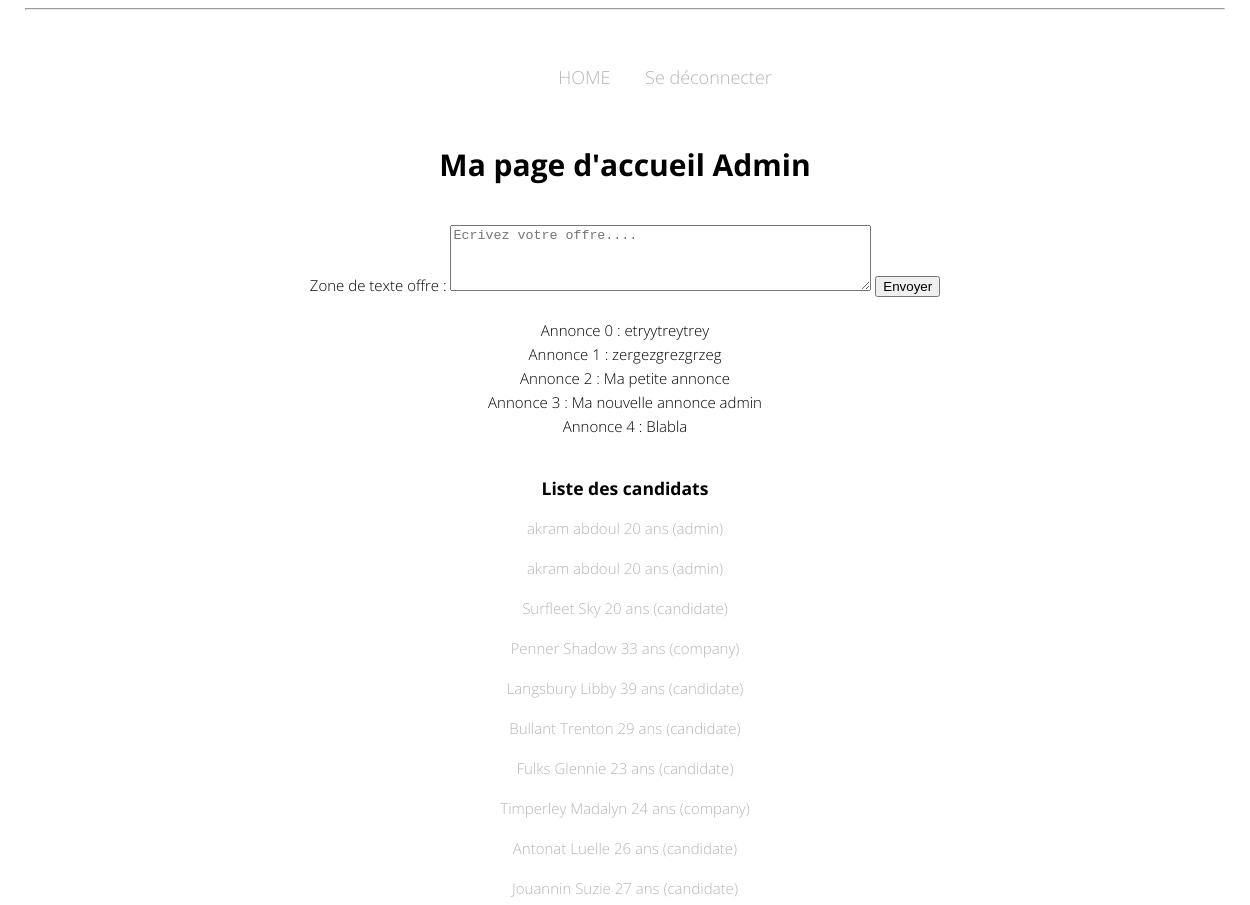
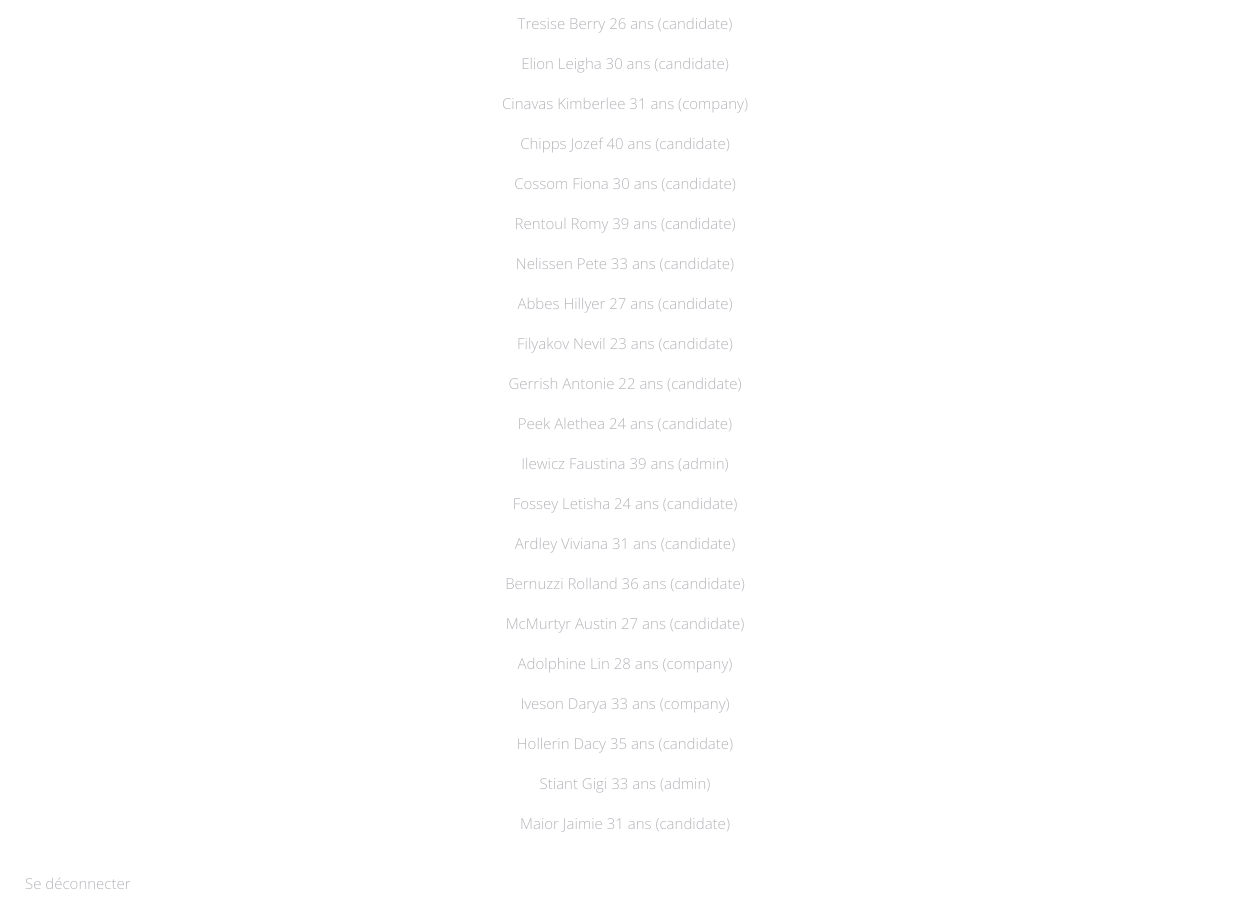
Page /admins.php (signed in) on the committed database (2 pictures, top to bottom).
### tables this page shows
CREATE TABLE `utilisateurs` (
  `id` int(11) NOT NULL,
  `prenom` varchar(255) NOT NULL,
  `nom` varchar(255) NOT NULL,
  `password` varchar(255) NOT NULL,
  `email` varchar(255) NOT NULL,
  `age` int(11) DEFAULT NULL,
  `status` varchar(255) NOT NULL
);

### Manager/UserManager.php (called while the page is built, shortened)
<?php
require_once('Model/User.php');
class UserManager
{
    private $db;
    public function setDb(PDO $db)
    {
        $this->db = $db;
    }
    public function getAllUser()
    {
        $users = [];
        $query = $this->db->query('SELECT * FROM utilisateurs');
        $donnees = $query->fetchAll(PDO::FETCH_ASSOC);
        foreach ($donnees as $d){
            $users[] = new User($d);
        }
        return $users;
    }
}
?>

### Model/User.php (called while the page is built, shortened)
<?php
class User
{
    public $id;
    public $nom;
    public $prenom;
    public $age;
    public $email;
    public $status;
    public function hydrate(array $donnees)
    {
        foreach ($donnees as $key => $value)
        {
            $method = 'set'.ucfirst($key);
        }
    }
    public function id(){
        return $this->id;
    }
    public function nom(){
        return $this->nom;
    }
    public function prenom(){
        return $this->prenom;
    }
    public function email(){
        return $this->email;
    }
    public function age(){
        return $this->age;
    }
    public function status(){
        return $this->status;
    }
    public function setId($id_envoyer){
        $id = (int) $id_envoyer;
        $this->id = $id;
    }
    public function setNom($nom_envoyer){
        if (is_string($nom_envoyer))
        {
            $this->nom = htmlspecialchars($nom_envoyer);
        }
    }
    public function setEmail($email_envoyer){
        if (is_string($email_envoyer))
        {
            $this->email = htmlspecialchars($email_envoyer);
        }
    }
    public function setStatus($status_envoyer){
        if (is_string($status_envoyer))
        {
            $this->status = htmlspecialchars($status_envoyer);
        }
    }
    public function setPrenom($prenom_envoyer){
        if (is_string($prenom_envoyer))
        {
            $this->prenom = htmlspecialchars($prenom_envoyer);
        }
    }
    public function setAge($age_envoyer){
        $age = (int) $age_envoyer;
        if ($age >= 0 && $age <= 100)
        {
            $this->age = $age;
        }
    }
}
?>

### admins.php (the view, shortened to what this page needs)
<?php
    include_once('config/pdo.php');
    require_once('Manager/UserManager.php');
    $user_controller = new UserManager($pdo);
    $liste_users = $user_controller->getAllUser();
    $offres = $pdo->prepare('SELECT announce FROM announcement');
    $offres->execute();
    $arrayoffres = $offres->fetchAll(PDO::FETCH_COLUMN);
?>
<!DOCTYPE html>
<html>
<head>
    <link href="style.css" rel="stylesheet" type="text/css" />
</head>
<body>
    <div id="header">
                <hr>
                <div>
                    <ul id="menu">
                        <li class="inc_fast"><a href="index.php">HOME</a></li>
                        <li class="inc_fast"><a href="deconnexion.php">Se déconnecter</a></li>
                    </ul>
                </div>
    </div>
<h1 class ='centertext'>Ma page d'accueil Admin</h1>
<br>
<form  class = 'centertext' action="announce.php" method="post">
    <label for="announce">Zone de texte offre :</label>
    <textarea id="announce" placeholder = "Ecrivez votre offre...." name="announce" rows="4" cols="50"></textarea>
    <button type='submit'>Envoyer</button>
</form>
<br>
<div class = 'centertext'>
<table class = 'center'>
<?php
foreach ($arrayoffres as $key => $value) {
    echo"
        <tr>
            <td> Annonce $key : $value</td>
        </tr>
    ";
}
?>
</table>
</div>
<br>
<h3 class = 'centertext'> Liste des candidats</h3>
<?php
if(!empty($liste_users)){
    foreach ($liste_users as $user){
        echo "<div class= 'centertext' ><a href='profile.php?id=".$user->id().'&status='.$user->status().'&nom='.$user->nom().'&prenom='.$user->prenom().'&email='.$user->email().'&age='.$user->age()."'>".$user->nom().' '.$user->prenom(). '  '.$user->age().' ans ('.$user->status.")</a></div>";
        ?><br>
        <?php
    }
} else {
    echo "<h1>Pas de user</h1>";
}
?>
<br>
<a href='deconnexion.php'>Se déconnecter</a>
</body>
</html>

### style.css (style rules this page uses)
form { text-align: center; margin: 0 auto; }
.centertext { text-align: center; }
ul { width: 1200px; margin: 40px auto; text-align: center; font-size: 18px; }
ul li { list-style:none; display:inline-block; padding:15px; }
body { font-family: Open Sans; font-weight: 300; font-size: 15px; width: 1200px; margin: auto; margin-left: auto; margin-right: auto; }
table.center { margin-left:auto; margin-right:auto; }
a { color: #B4B5BA; text-decoration:none; position:relative; padding:6px 0; -webkit-transition: all 0.8s; -o-transition: all 0.8s; transition: all 0.8s; }
a:after { content:''; width:0%; margin-left:50%; height:2px; bottom:0; left:0; -webkit-border-radius: 40%; -moz-border-radius: 40%; border-radius:40%; -webkit-transition: all 0.5s; -o-transition: all 0.5s; transition:all 0.5s; position:absolute; -webkit-transition: all 0.5s; -o-transition: all 0.5s; transition:all 0.5s; }
.inc_fast { -webkit-transition: all 0.5s ease; }

### rows in the picture
utilisateurs: nom "akram", prenom "abdoul", age "20", status "admin"
utilisateurs: nom "akram", prenom "abdoul", age "20", status "admin"
utilisateurs: nom "Surfleet", prenom "Sky", age "20", status "candidate"
utilisateurs: nom "Penner", prenom "Shadow", age "33", status "company"
utilisateurs: nom "Langsbury", prenom "Libby", age "39", status "candidate"
utilisateurs: nom "Bullant", prenom "Trenton", age "29", status "candidate"
utilisateurs: nom "Fulks", prenom "Glennie", age "23", status "candidate"
utilisateurs: nom "Timperley", prenom "Madalyn", age "24", status "company"
utilisateurs: nom "Antonat", prenom "Luelle", age "26", status "candidate"
utilisateurs: nom "Jouannin", prenom "Suzie", age "27", status "candidate"
utilisateurs: nom "Tresise", prenom "Berry", age "26", status "candidate"
utilisateurs: nom "Elion", prenom "Leigha", age "30", status "candidate"
utilisateurs: nom "Cinavas", prenom "Kimberlee", age "31", status "company"
utilisateurs: nom "Chipps", prenom "Jozef", age "40", status "candidate"
utilisateurs: nom "Cossom", prenom "Fiona", age "30", status "candidate"
utilisateurs: nom "Rentoul", prenom "Romy", age "39", status "candidate"
utilisateurs: nom "Nelissen", prenom "Pete", age "33", status "candidate"
utilisateurs: nom "Abbes", prenom "Hillyer", age "27", status "candidate"
utilisateurs: nom "Filyakov", prenom "Nevil", age "23", status "candidate"
utilisateurs: nom "Gerrish", prenom "Antonie", age "22", status "candidate"
utilisateurs: nom "Peek", prenom "Alethea", age "24", status "candidate"
utilisateurs: nom "Ilewicz", prenom "Faustina", age "39", status "admin"
utilisateurs: nom "Fossey", prenom "Letisha", age "24", status "candidate"
utilisateurs: nom "Ardley", prenom "Viviana", age "31", status "candidate"
utilisateurs: nom "Bernuzzi", prenom "Rolland", age "36", status "candidate"
utilisateurs: nom "McMurtyr", prenom "Austin", age "27", status "candidate"
utilisateurs: nom "Adolphine", prenom "Lin", age "28", status "company"
utilisateurs: nom "Iveson", prenom "Darya", age "33", status "company"
utilisateurs: nom "Hollerin", prenom "Dacy", age "35", status "candidate"
utilisateurs: nom "Stiant", prenom "Gigi", age "33", status "admin"
utilisateurs: nom "Maior", prenom "Jaimie", age "31", status "candidate"

### other values in the picture
$key "0"
$value "etryytreytrey"
$key "1"
$value "zergezgrezgrzeg"
$key "2"
$value "Ma petite annonce"
$key "3"
$value "Ma nouvelle annonce admin"
$key "4"
$value "Blabla"
